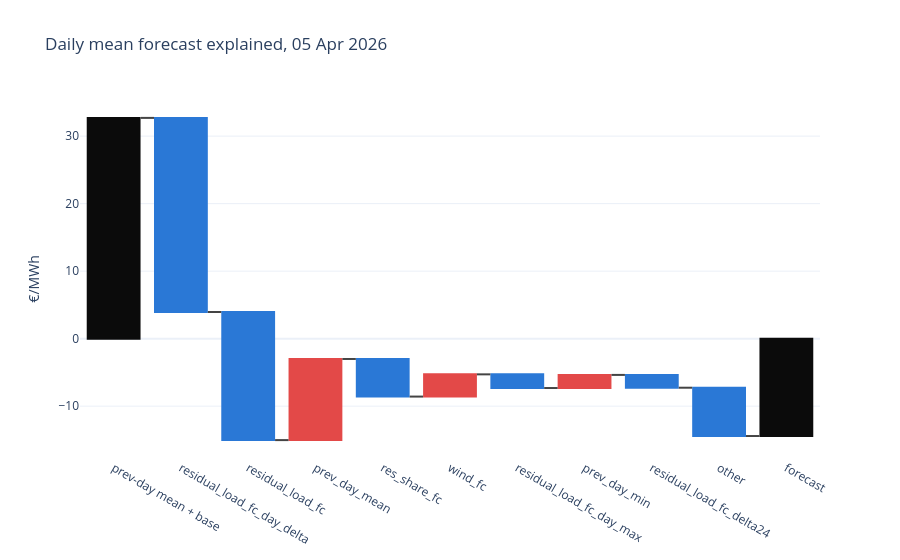

The notebook cell this image was saved under:
### Code cell
plots.shap_day(shap, list(cfg.features), cheap)

### Figure 1 — Plotly figure (JSON) as saved in the notebook; plotly's stock layout.template omitted (floating-point values rounded to 4 significant figures)
{"data": [{"decreasing": {"marker": {"color": "#2a78d6"}}, "hovertemplate": "%{x}: %{y:.1f} €/MWh<extra></extra>", "increasing": {"marker": {"color": "#e34948"}}, "measure": ["absolute", "relative", "relative", "relative", "relative", "relative", "relative", "relative", "relative", "relative", "total"], "totals": {"marker": {"color": "#0b0b0b"}}, "type": "waterfall", "x": ["prev-day mean + base", "residual_load_fc_day_delta", "residual_load_fc", "prev_day_mean", "res_share_fc", "wind_fc", "residual_load_fc_day_max", "prev_day_min", "residual_load_fc_delta24", "other", "forecast"], "y": [32.7, -28.75, -18.98, 12.02, -5.571, 3.293, -2.026, 1.944, -1.896, -7.157, 0]}], "layout": {"title": {"text": "Daily mean forecast explained, 05 Apr 2026"}, "yaxis": {"title": {"text": "€/MWh"}}}}
